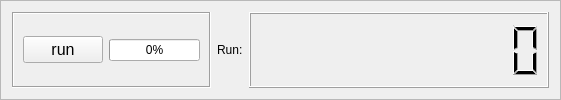
        <widget class="QFrame" name="frame_14">
         <property name="sizePolicy">
          <sizepolicy hsizetype="Preferred" vsizetype="Minimum">
           <horstretch>0</horstretch>
           <verstretch>0</verstretch>
          </sizepolicy>
         </property>
         <property name="minimumSize">
          <size>
           <width>0</width>
           <height>70</height>
          </size>
         </property>
         <property name="frameShape">
          <enum>QFrame::StyledPanel</enum>
         </property>
         <property name="frameShadow">
          <enum>QFrame::Raised</enum>
         </property>
         <layout class="QHBoxLayout" name="horizontalLayout_7">
          <item>
           <widget class="QFrame" name="frame_15">
            <property name="frameShape">
             <enum>QFrame::Box</enum>
            </property>
            <property name="frameShadow">
             <enum>QFrame::Sunken</enum>
            </property>
            <layout class="QHBoxLayout" name="horizontalLayout_8">
             <item>
              <widget class="QPushButton" name="pB_run">
               <property name="font">
                <font>
                 <pointsize>12</pointsize>
                </font>
               </property>
               <property name="text">
                <string>run</string>
               </property>
               <property name="checkable">
                <bool>true</bool>
               </property>
              </widget>
             </item>
             <item>
              <widget class="QProgressBar" name="progressBar">
               <property name="value">
                <number>0</number>
               </property>
              </widget>
             </item>
            </layout>
           </widget>
          </item>
          <item>
           <widget class="QLabel" name="label_12">
            <property name="text">
             <string>Run:</string>
            </property>
           </widget>
          </item>
          <item>
           <widget class="QLCDNumber" name="lcdNumber">
            <property name="minimumSize">
             <size>
              <width>300</width>
              <height>30</height>
             </size>
            </property>
            <property name="digitCount">
             <number>10</number>
            </property>
           </widget>
          </item>
         </layout>
        </widget>
